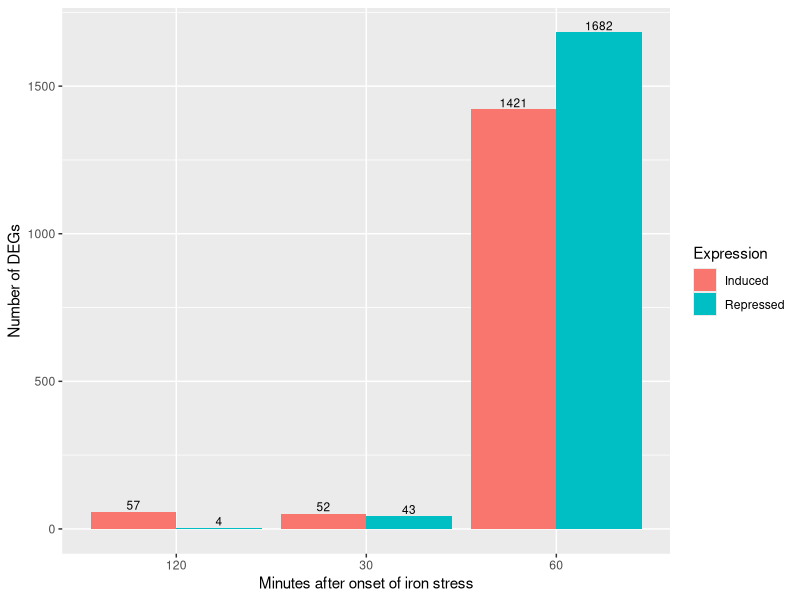

Here is the R script that generated this plot:
library(ggplot2)

# Create dataset
time=c(rep("30", 2), rep("60", 2), rep("120", 2))
Expression=rep(c("Induced", "Repressed") , 3)
value=c(52, 43, 1421, 1682, 57, 4)
data=data.frame(time,Expression,value)
levels(data$time) <- c("30", "60", "120")

# Plot
ggplot(data, aes(fill=Expression, y=value, x=time)) + geom_bar(position="dodge", stat="identity") + geom_text(aes(label=value), size=3, position=position_dodge(width=0.9), vjust=-0.25) + xlab("Minutes after onset of iron stress") + ylab("Number of DEGs")
